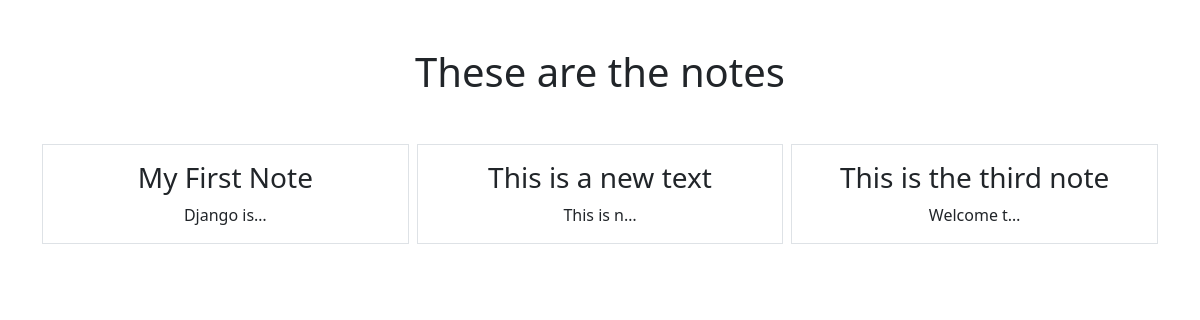
Page /calc/notes on the earlier database version.
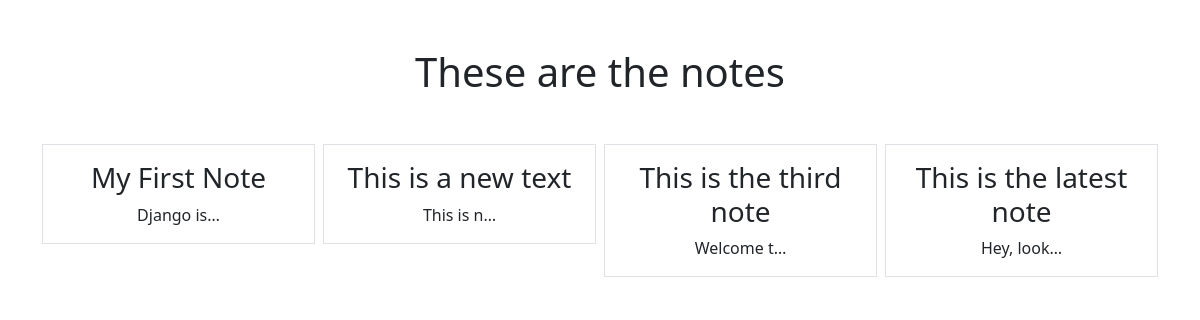
Same page on the later database version.
### notes/models.py (models this page shows)
class Notes(models.Model):
    title = models.CharField(max_length=200)
    text = models.TextField()
    create = models.DateTimeField(auto_now_add=True)

### notes/views.py (the view)
# urls.py: path('notes', views.NotesListView.as_view(), name="notes.list"),
class NotesListView(ListView):
    model = Notes
    context_object_name = 'notes'
    template_name = 'notes/notes_list.html'

### notes/templates/notes/notes_list.html
{% extends "base.html" %}
{% block content %}
    <h1 class="my-5">These are the notes</h1>
        <div class="row row-cols3 g-2">
            {% for note in notes %}
            <div class="col">
                <div class="p-3 border">
                    <a href="{% url 'notes.detail' pk=note.id %}" class="text-dark text-decoration-none">
                        <h3>{{note.title}}</h3>
                    </a>
                    {{note.text|truncatechars:10}}
                </div>
            </div>
            {% endfor %}
        </div>
{% endblock %}

### static/templates/base.html (shortened to what this page needs)
{% load static %}
<html>
    <head>
        <link href="https://cdn.jsdelivr.net/npm/bootstrap@5.3.3/dist/css/bootstrap.min.css" rel="stylesheet">
    </head>
    <body>
      <div class="my-5 text-center container">
        {% block content %}
        {% endblock %}
    </div>
    </body>
</html>

Differences in the rows shown:
added Notes: title "This is the latest note", text "Hey, look…"
